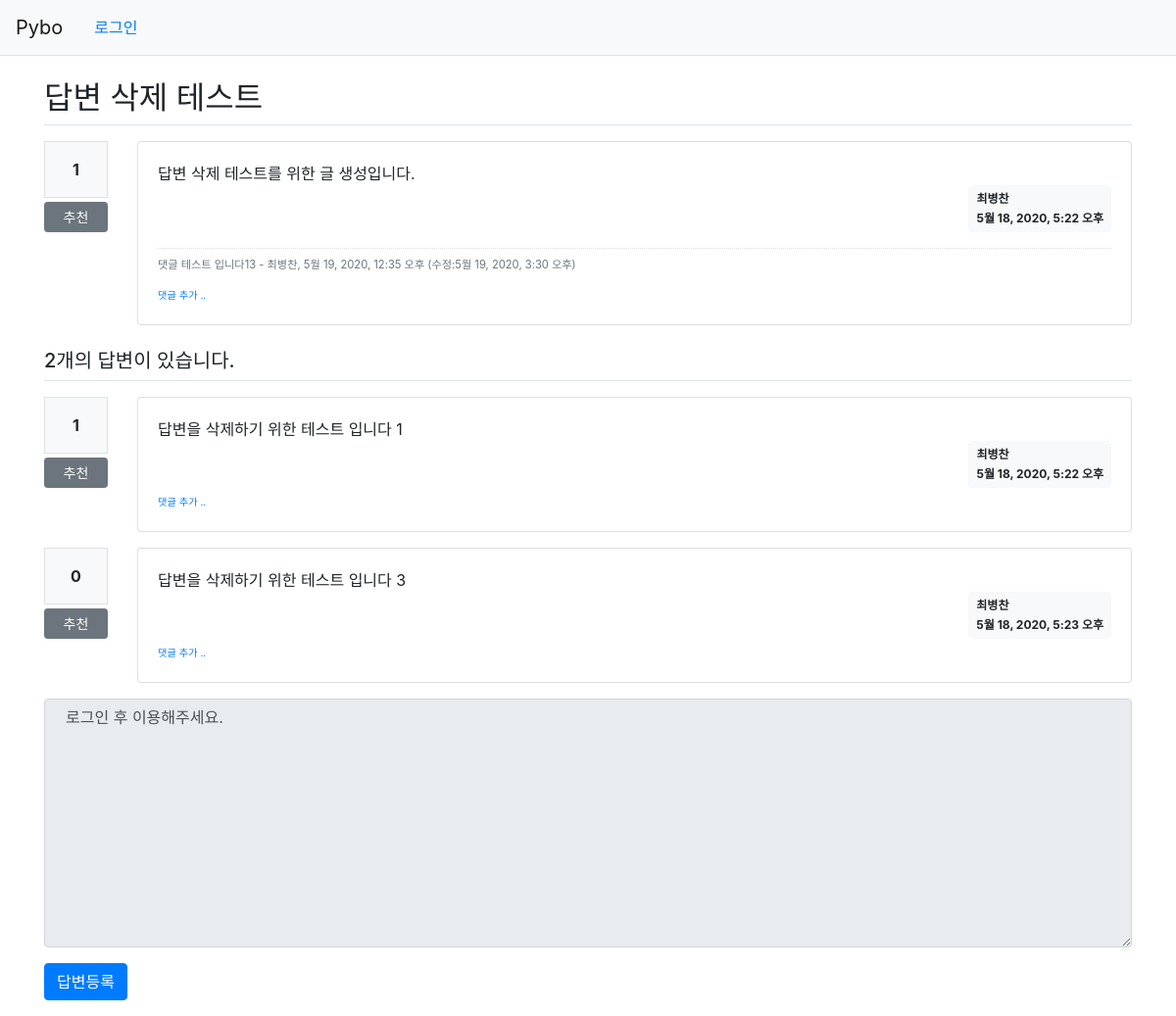
Before: /pybo/311/ with the older database file.
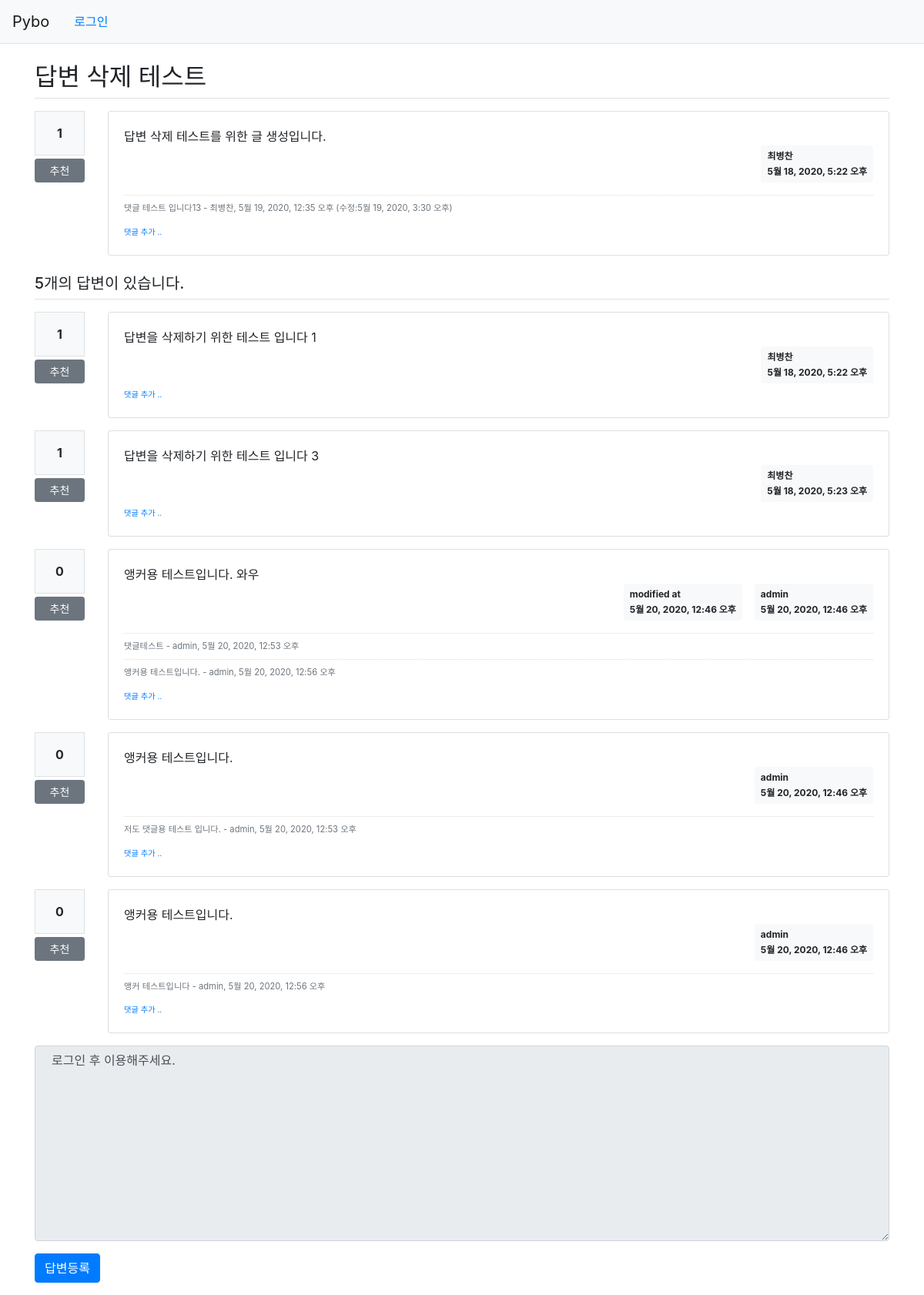
After: the same page with the newer database file.
### pybo/models.py (models this page shows, shortened)
class Question(models.Model):
    subject = models.CharField(max_length=200)
    content = models.TextField()
    create_date = models.DateTimeField()
    modify_date = models.DateTimeField(null=True, blank=True)
    author = models.ForeignKey(User, on_delete=models.CASCADE)
    voter = models.ManyToManyField(User, related_name='voter_question')

class Comment(models.Model):
    author = models.ForeignKey(User, on_delete=models.CASCADE)
    content = models.TextField()
    create_date = models.DateTimeField()
    modify_date = models.DateTimeField(null=True, blank=True)
    question = models.ForeignKey(Question, on_delete= models.CASCADE, null=True, blank=True)
    answer = models.ForeignKey(Answer, on_delete= models.CASCADE, null=True, blank=True)

class Answer(models.Model):
    question = models.ForeignKey(Question, on_delete=models.CASCADE)
    content = models.TextField()
    create_date = models.DateTimeField()
    modify_date = models.DateTimeField(null=True, blank=True)
    author = models.ForeignKey(User, on_delete=models.CASCADE)
    voter = models.ManyToManyField(User, related_name='voter_answer')

### pybo/views/base_views.py (the view)
# urls.py: path('<int:question_id>/', base_views.detail, name='detail'),
def detail(request, question_id):
    question = get_object_or_404(Question, pk=question_id)
    context = {'question': question}
    return render(request, 'pybo/question_detail.html', context)

### templates/pybo/question_detail.html (shortened to what this page needs)
{% extends 'base.html' %}
{% block content %}
    <div class="container my-3">
        <h2 class="border-bottom py-2">{{ question.subject }}</h2>
        <div class="row my-3">
            <div class="col-1">
                <div class="bg-light text-center p-3 border font-weight-bolder mb-1">{{question.voter.count}}</div>
                <a href="#" data-uri="{% url 'pybo:vote_question' question.id  %}"class="recommend btn btn-sm btn-secondary btn-block my-1">추천</a>
            </div>
            <div class="col-11">
                <div class="card">
                    <div class="card-body">
                        <div class="card-text" style="white-space: pre-line;">{{ question.content }}</div>
                        <div class="d-flex justify-content-end">
                            <div class="badge badge-light p-2 text-left">
                                <div class="mb-2">{{ question.author.username }}</div>
                                <div>{{ question.create_date }}</div>
                            </div>
                        </div>
                        {% if question.comment_set.count > 0 %}
                            <div class="mt-3">
                                {% for comment in question.comment_set.all %}
                                    <div class="comment py-2 text-muted">
                                        <span style="white-space: pre-line;">{{ comment.content }}</span>
                                        <span>
                                            - {{ comment.author }}, {{ comment.create_date }}
                                            {% if comment.modify_date %}
                                            (수정:{{ comment.modify_date }})
                                            {% endif %}
                                        </span>
                                    </div>
                                {% endfor %}
                            </div>
                        {% endif %}
                        <div>
                            <a href="{% url 'pybo:comment_create_question' question.id  %}"class="small"><small>댓글 추가 ..</small></a>
                        </div>
                    </div>
                </div>
            </div>
        </div>
        <h5 class="border-bottom my-3 py-2">{{question.answer_set.count}}개의 답변이 있습니다.</h5>
        {% for answer in question.answer_set.all %}
            <div class="row my-3">
                <div class="col-1">
                    <div class="bg-light text-center p-3 border font-weight-bolder mb-1">{{answer.voter.count}}</div>
                    <a href="#" data-uri="{% url 'pybo:vote_answer' answer.id  %}"class="recommend btn btn-sm btn-secondary btn-block my-1">추천</a>
                </div>
                <div class="col-11">
                    <div class="card">
                        <div class="card-body">
                            <div class="card-text" style="white-space: pre-line;">{{ answer.content }}</div>
                                <div class="d-flex justify-content-end">
                                    {% if answer.modify_date %}
                                        <div class="badge badge-light p-2 text-left mx-3">
                                            <div class="mb-2">modified at</div>
                                            <div>{{ answer.modify_date }}</div>
                                        </div>
                                    {% endif %}
                                    <div class="badge badge-light p-2 text-left">
                                        <div class="mb-2">{{ answer.author.username }}</div>
                                        <div>{{ answer.create_date }}</div>
                                    </div>
                                </div>
                            {% if answer.comment_set.count > 0 %}
                                <div class="mt-3">
                                    {% for comment in answer.comment_set.all %}
                                        <div class="comment py-2 text-muted">
                                            <span style="white-space: pre-line;">{{ comment.content }}</span>
                                            <span>
                                                - {{ comment.author }}, {{ comment.create_date }}
                                            </span>
                                        </div>
                                    {% endfor %}
                                </div>
                            {% endif %}
                            <div>
                                <a href="{% url 'pybo:comment_create_answer' answer.id  %}"class="small"><small>댓글 추가 ..</small></a>
                            </div>
                        </div>
                    </div>
                </div>
            </div>
        {% endfor %}
        <form action="{% url 'pybo:answer_create' question.id %}" method="post" class="my-3">
            <div class="form-group">
                <textarea {% if not user.is_authenticated %}disabled{% endif %} name="content" id="content" class="form-control" rows="10"> {% if not user.is_authenticated %} 로그인 후 이용해주세요. {% endif %} </textarea>
            </div>
            <input type="submit" value="답변등록" class="btn btn-primary">
        </form>
    </div>
{% endblock %}

### templates/base.html (shortened to what this page needs)
{% load static %}
<!doctype html>
<html lang='ko'>
    <head>
        <link rel='stylesheet' type='text/css' href='{% static "css/bootstrap.min.css" %}'>
        <link rel='stylesheet' type='text/css' href='{% static "style.css" %}'>
    </head>
    <body>
        {% include 'navbar.html' %}
        {% block content %}
        {% endblock %}
    </body>
</html>

### templates/navbar.html (shortened to what this page needs)
<nav class="navbar navbar-expand-lg navbar-light bg-light border-bottom">
    <a class="navbar-brand" href="{% url 'pybo:index' %}">Pybo</a>
    <div class="collapse navbar-collapse flex-grow-0" id="navbarNav">
        <ul class="nav bar-nav">
            <li class="nav-item ">
                {% if user.is_authenticated %}
                    <a class='nav-link' href="{% url 'common:logout' %}"> {{ user.username }} (로그아웃) </a>
                {% else %}
                    <a class="nav-link" href="{% url 'common:login' %}">로그인</a>
                {% endif %}
            </li>
        </ul>
    </div>
</nav>

### static/style.css (style rules this page uses)
.comment { border-top: dotted 1px #ddd; font-size: 0.7em; }

Changed rows visible on the page:
computed for Question "답변 삭제 테스트": answer_set.count "2" → "5"
computed for Answer "답변을 삭제하기 위한 테스트 입니다 3": voter.count "0" → "1"
added Answer: voter.count "0", content "앵커용 테스트입니다. 와우", modify_date "5월 20, 2020, 12:46 오후", author.username "admin", create_date "5월 20, 2020, 12:46 오후"
added Comment: content "댓글테스트", author "admin", create_date "5월 20, 2020, 12:53 오후", shown under "0"
added Comment: content "앵커용 테스트입니다.", author "admin", create_date "5월 20, 2020, 12:56 오후", shown under "0"
added Answer: voter.count "0", content "앵커용 테스트입니다.", author.username "admin", create_date "5월 20, 2020, 12:46 오후"
added Comment: content "저도 댓글용 테스트 입니다.", author "admin", create_date "5월 20, 2020, 12:53 오후", shown under "0"
added Answer: voter.count "0", content "앵커용 테스트입니다.", author.username "admin", create_date "5월 20, 2020, 12:46 오후"
added Comment: content "앵커 테스트입니다", author "admin", create_date "5월 20, 2020, 12:56 오후", shown under "0"
